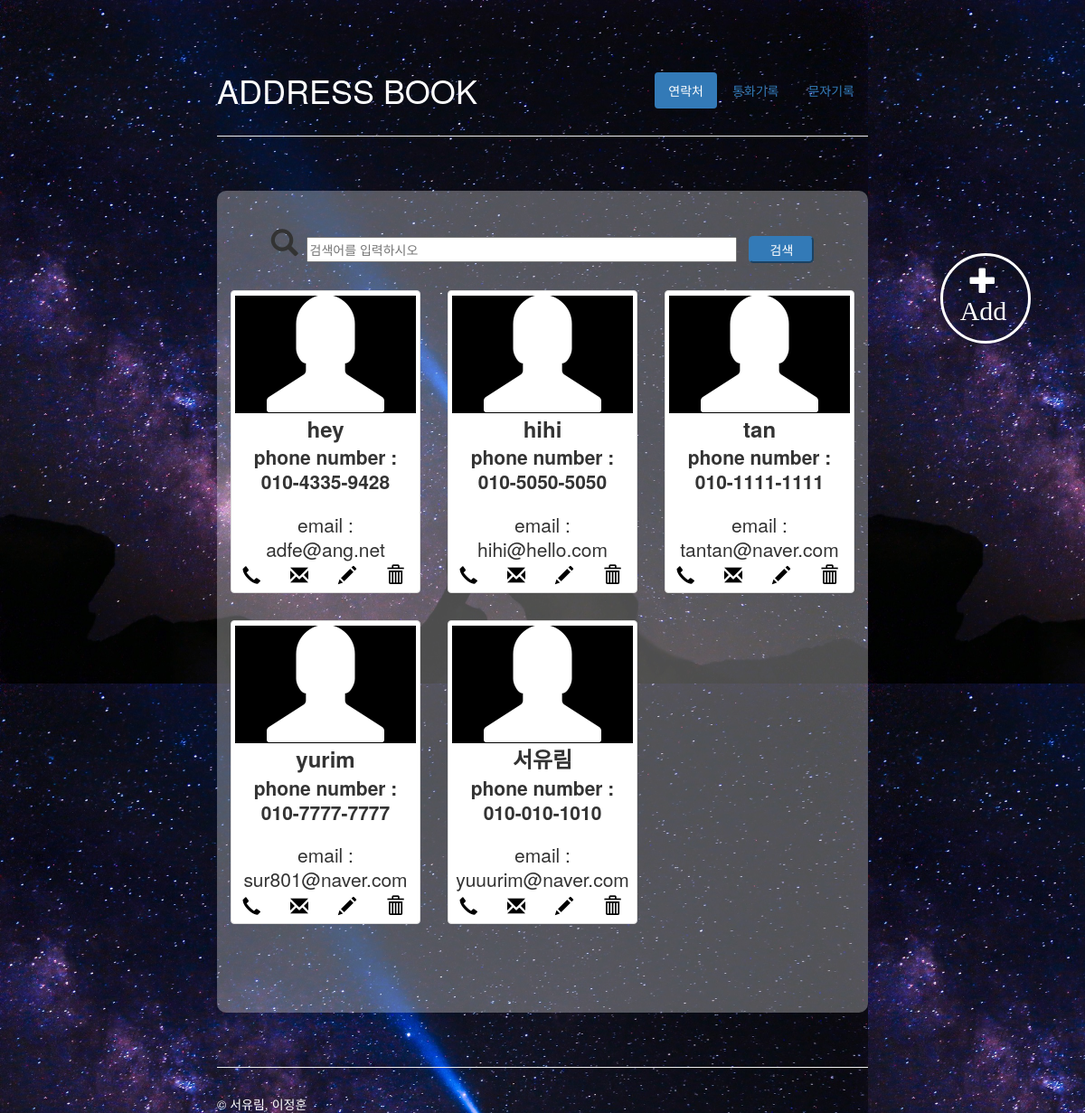
The page / on the database its author committed.
### tables this page shows
CREATE TABLE addressbook (
id integer primary key autoincrement, name text, number text, email text);

### web_sever.py (the view)
@app.route('/', methods = ['POST','GET'])
def main(name=None):
	if(request.method == 'POST'):
		key = request.form['keyword']
		return render_template('main.html', person=searchPerson(key))
	return render_template('main.html', name=name, person=getPerson())

### sql_conn3.py (called while the page is built)
def getConnection():
    return sqlite3.connect('addressbook.db')

def getPerson():
    conn = getConnection()
    curs = conn.cursor()
    sql = "SELECT * FROM addressbook ORDER BY name"
    curs.execute(sql)
    row = curs.fetchall()
    conn.close()
    return row

### templates/main.html (shortened to what this page needs)
<!DOCTYPE html>
<html lang="ko">
  <head>
    <link rel="stylesheet" href="http://maxcdn.bootstrapcdn.com/bootstrap/3.3.7/css/bootstrap.min.css">
    <link rel="stylesheet" href="{{ url_for('static', filename='css/main.css')}}">
  </head>
    <body>
      <div class="floating">
        <div>
          <p> <a href="{{ url_for('addPerson')}}"> <span class="glyphicon glyphicon-plus" aria-hidden="true"; style=" font-size: 30px;color : #ffffff;" > Add</span></a></p>
        </div>
      </div>
      <div class="container-narrow">
        <div class="masthead">
          <ul class="nav nav-pills pull-right">
            <li class="active"><a href="#"> 연락처 </a></li>
            <li><a href="{{ url_for('call_hist', status = 3) }}"> 통화기록 </a></li>
            <li><a href="{{ url_for('sms_hist', id = 0, status = 3) }}"> 문자기록 </a></li>
          </ul>
          <h1 class="muted" style= "color : #ffffff"> ADDRESS BOOK </h1>
        </div>
        <hr>
        <div class="jumbotron">
          <form action = "{{ url_for('main') }}" method="POST" style="margin : -7px 0px 30px 0px">
            <span class="glyphicon glyphicon-search" aria-hidden="true" style="font-size: 30px ;"> </span>
            <input type="text" name="keyword" size="60" placeholder="검색어를 입력하시오" style="padding:2px;">
            <input type="submit" name="send" value="검색" id = "search" >
          </form>
          <div class="container">
            <div id="products" class="row list-group">
            {% for p in person %}
            <form action='{{request.path}}' method='POST'">
              <div class="item  col-xs-4 col-lg-4" style="margin-bottom:10px">
                <div class="thumbnail">
                  <span class="glyphicon glyphicon-user" aria-hidden="true"> </span>
                  <div class="caption" style="padding:0px;"">
                    <h3 class="group inner list-group-item-heading" style="font-weight:bold">{{ p[1] }}</h3>
                    <p class="group inner list-group-item-text">
                      <label for number>phone number : <br>
                      {{ p[2] }}
                      </label>
                    </p>
                    <p class="group inner list-group-item-text" style="margin : 0px">
                      email : <br>
                      {{ p[3] }}
                    </p>
                    <p id="side_menu" style="margin:0px">
                      <a href="{{ url_for('makeCall', id=p[0]) }}"><span class="glyphicon glyphicon-earphone" aria-hidden="true" style="margin-right:27px"></span></a>
                      <a href="{{ url_for('Messaging', id=p[0]) }}"><span class="glyphicon glyphicon-envelope" aria-hidden="true" style="margin-right:27px"></span></a>
                      <a href="{{ url_for('editUser', id=p[0]) }}"><span class="glyphicon glyphicon-pencil" aria-hidden="true" style="margin-right:27px")"></span></a>
                      <span class="glyphicon glyphicon-trash" aria-hidden="true" onclick="asking({{(p[0])}})"></span>
                    </p>
                  </div>
                </div>
              </div>
            </form>
            {% endfor %}
            </div>
          </div>
        </div>
        <hr>
        <div class="footer" style="margin-bottom : 30px">
         <p style="color : #ffffff">&copy; 서유림, 이정훈</p>
       </div>
    </div>
  </body>
  </html>

### static/css/main.css (style rules this page uses)
html { padding: 0px; }
body { height: 100%; opacity : 1; padding-top: 60px; background-image: url('../img/bak.jpeg'); background-size: 80% 70%; background-color: rgba( 255, 255, 255, 0.0 ); }
.floating { position: fixed; right: 50%; top: 180px; float: right; margin-top: 100px; margin-right: -45%; text-align:center; width:100px; -webkit-border-radius: 8px; }
.floating div:nth-child(1) { width: 100%; height: 100%; padding: 10px; margin-bottom: 30px; border:3px solid #ffffff; border-radius: 50px; }
.container-narrow { margin: 0 auto; max-width: 60%; height: 1000px }
.container-narrow > hr { margin: 30px 0; }
.jumbotron { background-color: rgba( 255, 255, 255, 0.3 ); margin: 60px 0; text-align: center; border-style: solid 10px; border-radius: 10px 10px }
.glyphicon { margin-right:5px; }
.thumbnail span { font-size: 130px; margin-bottom:5px; color : #ffffff; background-color : #000000; width:100% }
.thumbnail .caption span { cursor: pointer; font-size:20px; background-color: #ffffff; color : #000000; width : 20px }
input#search { border-radius: 5px; border-color: #337ab7; width:10%; height: 30px; color: #fff; margin-left: 10px; background-color: #337ab7; }

### rows shown on the page
addressbook: name "hey", number "010-4335-9428", email "adfe@ang.net"
addressbook: name "hihi", number "010-5050-5050", email "hihi@hello.com"
addressbook: name "tan", number "010-1111-1111", email "tantan@naver.com"
addressbook: name "yurim", number "010-7777-7777", email "sur801@naver.com"
addressbook: name "서유림", number "010-010-1010", email "yuuurim@naver.com"
